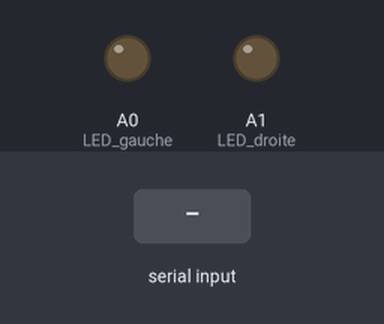
Bench run of a sketch on a simulated Arduino Uno, built with avr-gcc and run on an emulated ATmega328P. Parts: output pins drawn as LEDs (lit = HIGH). The test bench sets the inputs (shaded band).

Above: at 1.7 s.
1.8 s: "r" received over Serial
At 2.5 s:
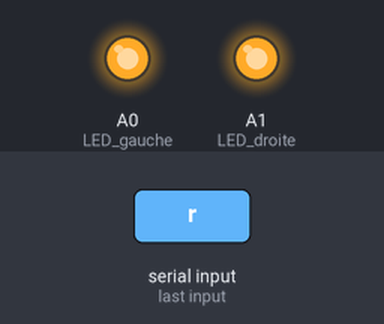
3.3 s: "g" received over Serial
At 3.6 s:
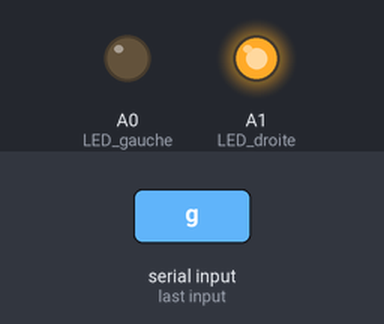
4.8 s: "d" received over Serial
At 5.9 s:
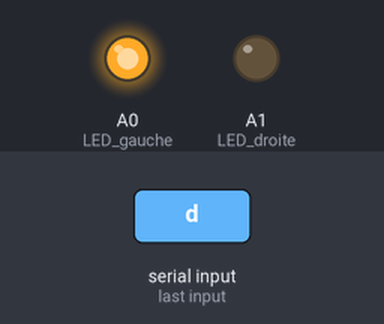
6.3 s: "a" received over Serial
At 7.1 s:
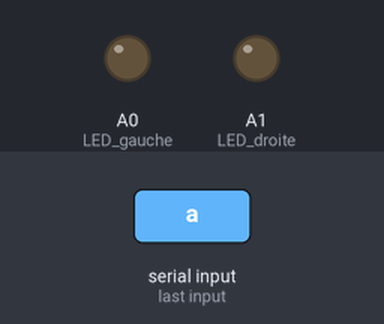
Timing chart, 0 to 8.8 s (numbered marks = the images above; inputs shaded):
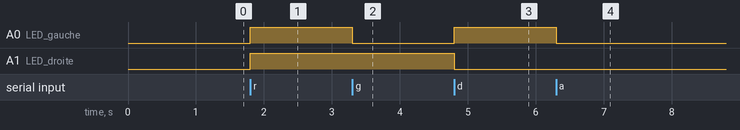

The sketch:

MoteurSimulation.ino
```cpp
//bluetooth

#include <SoftwareSerial.h>


char data;
const int LED_droite = A1;
const int LED_gauche = A0;


void setup() {
   Serial.begin(9600);
    delay(500);
    pinMode(LED_droite, OUTPUT);
    pinMode(LED_gauche, OUTPUT);
  }

void loop() {
 while (Serial.available())

  data=Serial.read();

  if (data == 'a') {
    digitalWrite(LED_droite, 0);
    digitalWrite(LED_gauche, 0);
  }

  else if (data == 'r') {
    digitalWrite(LED_droite, 1);
    digitalWrite(LED_gauche, 1);
  }

  else if (data == 'g') {
    digitalWrite(LED_droite, 1);
    digitalWrite(LED_gauche, 0);
  }
  else if (data == 'd') {
    digitalWrite(LED_droite, 0);
    digitalWrite(LED_gauche, 1);
  }
  else if (data == 'e') {
    digitalWrite(LED_droite, 0);
    digitalWrite(LED_gauche, 0);
  }
}
```

Measured:
- after the input at 1.8 s, A0 (LED_gauche), A1 (LED_droite): LOW → HIGH at once
- after the input at 3.3 s, A0 (LED_gauche): HIGH → LOW at once
- after the input at 4.8 s, A0 (LED_gauche): LOW → HIGH at once; A1 (LED_droite): HIGH → LOW at once
- after the input at 6.3 s, A0 (LED_gauche): HIGH → LOW at once
